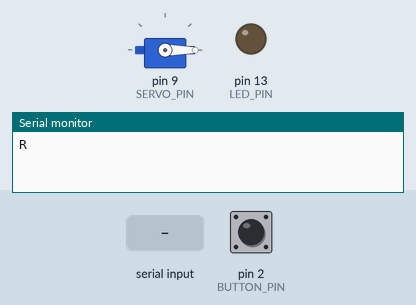
Recording of a sketch running on a simulated Arduino Uno, built for the host (arithmetic inside an expression is 32-bit, double 64-bit). Parts: servo, output pins drawn as LEDs (lit = HIGH), the last lines printed to the serial monitor. Dashed ring = blinking. Inputs (shaded band) come from the test bench; at power-on: pin 2 (BUTTON_PIN) LOW.

Above: at 1.8 s.
1.9 s: "O" received over Serial
At 2.3 s:
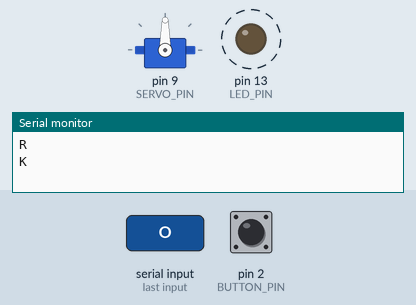
At 4.1 s:
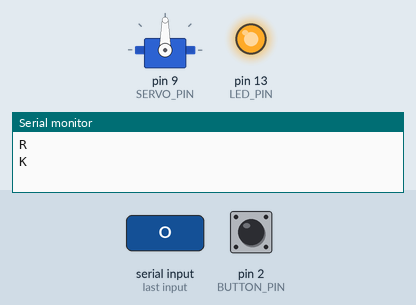
4.9 s: "C" received over Serial
At 5.3 s:
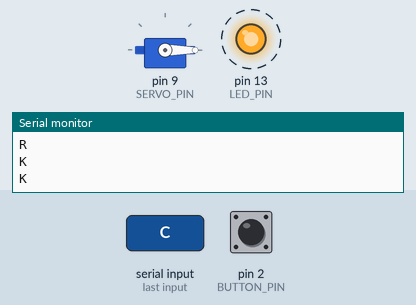
Timing chart, 0 to 7.9 s (numbered marks = the images above; inputs shaded):
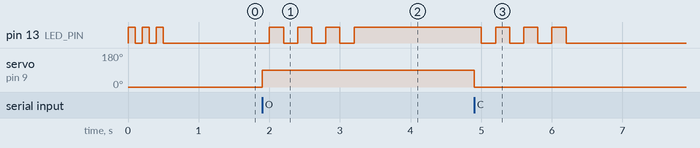

The sketch:

smart_gate.ino
```cpp
/**
 * Smart Gate — Arduino Sketch (State Machine)
 * ============================================
 * Connects to tablet via USB Serial.
 * Controls servo motor for gate, reads physical button.
 *
 * 🔴 FIX BUG #5: Proper state machine with:
 *   - IDLE / OPENING / OPEN / CLOSING states
 *   - Debounced button with time window
 *   - RESET_LOCK / UNLOCK_ONCE / RESET command protocol
 *   - Safety: gate can't be re-opened while opening
 *
 * Protocol:
 *   ← PC: 'O' = open gate once (UNLOCK)
 *   ← PC: 'C' = close gate (LOCK)
 *   ← PC: 'S' = query status (returns state string)
 *   → PC: 'B' = button pressed (manual override)
 *   → PC: 'R' = ready (after boot)
 *   → PC: 'K' = command acknowledged
 *
 * Hardware:
 *   - Servo on pin 9 (PWM)
 *   - Button on pin 2 (with pull-down resistor)
 *   - USB to tablet via USB-OTG cable
 */

#include <Servo.h>

// ─── Pin Definitions ───────────────────────────────────────
const int SERVO_PIN = 9;
const int BUTTON_PIN = 2;
const int LED_PIN = LED_BUILTIN; // Onboard LED for status

// ─── Servo Setup ───────────────────────────────────────────
Servo gateServo;
const int SERVO_OPEN = 90;
const int SERVO_CLOSE = 0;

// ─── Gate State Machine ────────────────────────────────────
enum GateState {
  STATE_IDLE,       // Gate is closed, waiting
  STATE_OPENING,    // Servo is rotating to open position
  STATE_OPEN,       // Gate is fully open
  STATE_CLOSING,    // Servo is rotating to closed position
  STATE_ERROR,      // Unexpected state, needs reset
};

GateState currentState = STATE_IDLE;
unsigned long stateStartTime = 0;

// ─── Timing ─────────────────────────────────────────────────
const unsigned long SERVO_TRANSIT_TIME = 1500;   // ms for servo to move
const unsigned long AUTO_CLOSE_DELAY = 5000;      // 5 seconds open
const unsigned long BUTTON_COOLDOWN = 2000;       // Min time between button presses
const unsigned long DEBOUNCE_DELAY = 50;           // Button debounce ms

// ─── Button ─────────────────────────────────────────────────
int lastButtonReading = LOW;
unsigned long lastDebounceTime = 0;
unsigned long lastButtonPressTime = 0;

// ─── Init ───────────────────────────────────────────────────

void setup() {
  Serial.begin(9600);
  while (!Serial) { ; } // Wait for serial connection

  // Servo
  gateServo.attach(SERVO_PIN);
  gateServo.write(SERVO_CLOSE);
  currentState = STATE_IDLE;

  // Button
  pinMode(BUTTON_PIN, INPUT_PULLDOWN);

  // LED
  pinMode(LED_PIN, OUTPUT);
  digitalWrite(LED_PIN, LOW);

  // Signal ready
  Serial.println("R");
  blinkLed(3);
}

// ─── Main Loop ──────────────────────────────────────────────

void loop() {
  // 1. Handle serial commands
  handleSerialCommands();

  // 2. Read physical button with debounce
  handleButton();

  // 3. Update state machine
  updateStateMachine();

  // 4. Update status LED
  updateStatusLED();

  delay(5); // Small delay for stability
}

// ─── Serial Command Handler ─────────────────────────────────

void handleSerialCommands() {
  if (Serial.available() <= 0) return;

  char cmd = Serial.read();

  switch (cmd) {
    case 'O': // Open gate
      if (currentState == STATE_IDLE) {
        transitionTo(STATE_OPENING);
        Serial.println("K"); // Acknowledge
      }
      break;

    case 'C': // Close gate
      if (currentState == STATE_OPEN) {
        transitionTo(STATE_CLOSING);
        Serial.println("K");
      } else if (currentState == STATE_OPENING) {
        // Interrupt opening — immediately close
        gateServo.write(SERVO_CLOSE);
        transitionTo(STATE_CLOSING);
        Serial.println("K");
      }
      break;

    case 'S': // Status query
      sendStatus();
      break;

    default:
      // Unknown command — ignore
      break;
  }
}

// ─── Button Handler (Debounced) ─────────────────────────────

void handleButton() {
  int reading = digitalRead(BUTTON_PIN);

  if (reading != lastButtonReading) {
    lastDebounceTime = millis();
  }

  if ((millis() - lastDebounceTime) > DEBOUNCE_DELAY) {
    if (reading == HIGH && lastButtonReading == LOW) {
      // Button pressed — check cooldown
      unsigned long now = millis();
      if (now - lastButtonPressTime > BUTTON_COOLDOWN) {
        lastButtonPressTime = now;

        // Notify tablet
        Serial.println("B");

        // Auto-open gate for manual override if idle
        if (currentState == STATE_IDLE) {
          transitionTo(STATE_OPENING);
        }
      }
    }
  }

  lastButtonReading = reading;
}

// ─── State Machine ──────────────────────────────────────────

void transitionTo(GateState newState) {
  currentState = newState;
  stateStartTime = millis();
}

void updateStateMachine() {
  unsigned long now = millis();
  unsigned long elapsed = now - stateStartTime;

  switch (currentState) {
    case STATE_IDLE:
      // Nothing to do — waiting for command
      break;

    case STATE_OPENING:
      gateServo.write(SERVO_OPEN);
      if (elapsed >= SERVO_TRANSIT_TIME) {
        transitionTo(STATE_OPEN);
      }
      break;

    case STATE_OPEN:
      // Gate is open — auto-close after delay
      if (elapsed >= AUTO_CLOSE_DELAY) {
        transitionTo(STATE_CLOSING);
      }
      break;

    case STATE_CLOSING:
      gateServo.write(SERVO_CLOSE);
      if (elapsed >= SERVO_TRANSIT_TIME) {
        transitionTo(STATE_IDLE);
      }
      break;

    case STATE_ERROR:
      // Stay in error until reset command
      break;
  }
}

// ─── Status ─────────────────────────────────────────────────

void sendStatus() {
  Serial.print("S:");
  switch (currentState) {
    case STATE_IDLE:    Serial.println("IDLE");    break;
    case STATE_OPENING: Serial.println("OPENING"); break;
    case STATE_OPEN:    Serial.println("OPEN");    break;
    case STATE_CLOSING: Serial.println("CLOSING"); break;
    case STATE_ERROR:   Serial.println("ERROR");   break;
  }
}

// ─── LED Status ─────────────────────────────────────────────

void updateStatusLED() {
  switch (currentState) {
    case STATE_IDLE:
      digitalWrite(LED_PIN, LOW);          // Off
      break;
    case STATE_OPENING:
    case STATE_CLOSING:
      digitalWrite(LED_PIN, (millis() / 200) % 2 == 0 ? HIGH : LOW); // Blink fast
      break;
    case STATE_OPEN:
      digitalWrite(LED_PIN, HIGH);         // Solid on
      break;
    case STATE_ERROR:
      digitalWrite(LED_PIN, (millis() / 500) % 2 == 0 ? HIGH : LOW); // Blink slow
      break;
  }
}

// ─── Utility ────────────────────────────────────────────────

void blinkLed(int times) {
  for (int i = 0; i < times; i++) {
    digitalWrite(LED_PIN, HIGH);
    delay(100);
    digitalWrite(LED_PIN, LOW);
    delay(100);
  }
}
```

Measured:
- after the input at 1.9 s, pin 13 (LED_PIN): alternates HIGH for 0.20 s and LOW for 0.20 s, 7 changes in all, then stays HIGH, starting after 0.10 s; servo on pin 9 (SERVO_PIN): 0° → 90° at once
- after the input at 4.9 s, servo on pin 9 (SERVO_PIN): 90° → 0° after 0.00 s instead of 3.5 s
